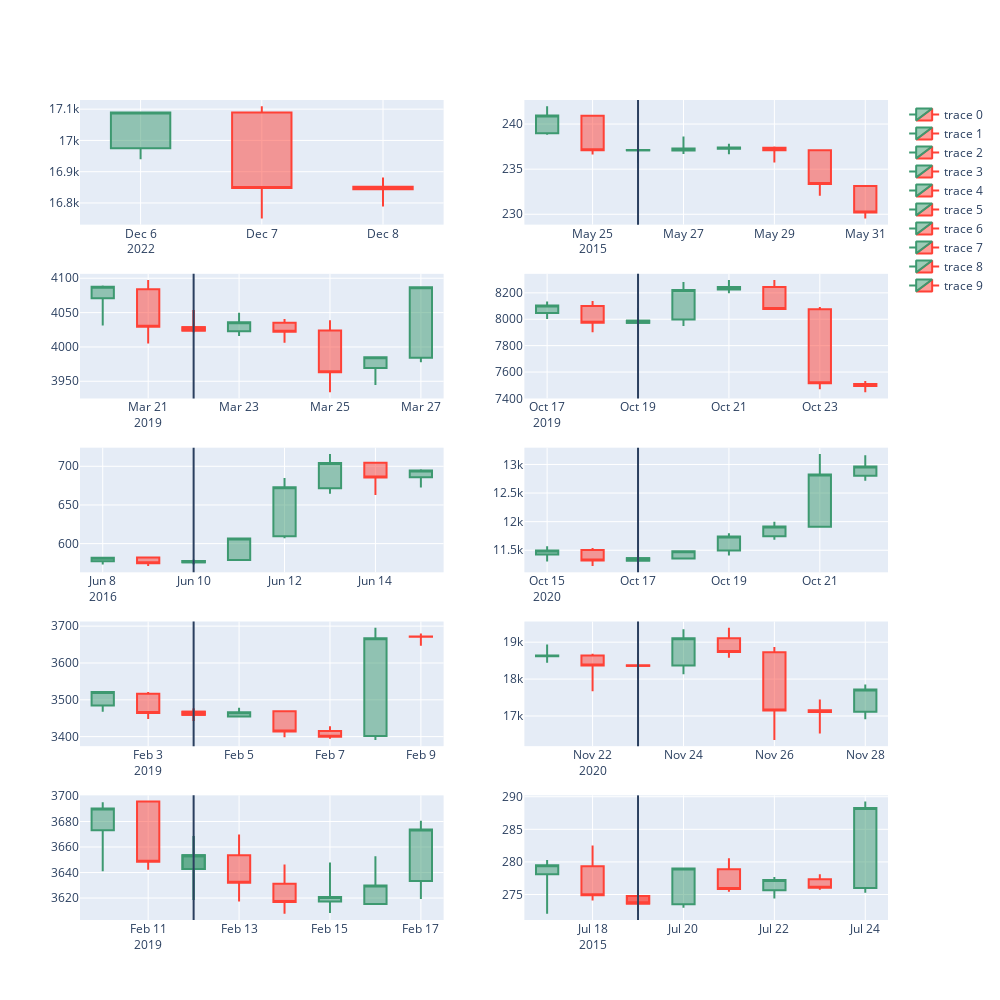

The notebook cell this image was saved under:
### Code cell
# PARAM WINDOW BEGIN ----------------------------

# How many candle sticks you want to look into
window_size = 3
closest_n = 10
input_pattern_index = 0

# PARAM WINDOW END ------------------------------
df, change_df = get_data(ticker = "BTC-USD", interval = "1D")


embeddings, change_df = alter_df(change_df, window_size)

vector_size = len(embeddings[0])

visualize_patterns(input_pattern_index,
                   window_size,
                   closest_n,
                   True)

change_df
